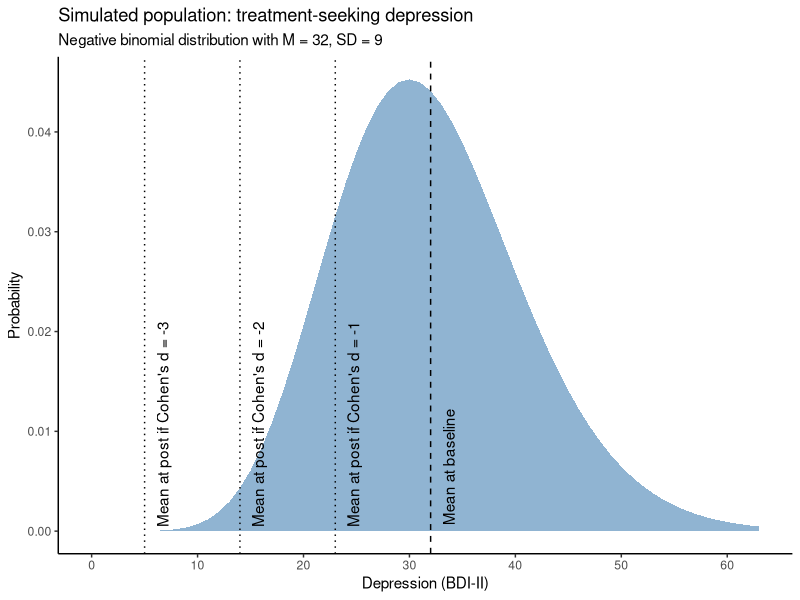
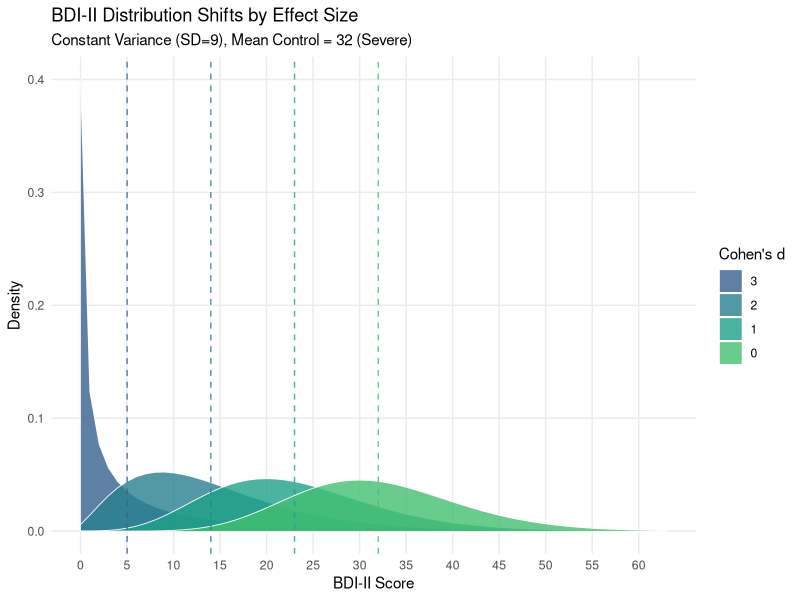

The R script that drew these images, in order: (Note: this script raises an error after producing the figures.)
## ---- chunk 1

knitr::opts_chunk$set(echo = TRUE, 
                      message = FALSE, 
                      warning = FALSE)

# disable scientific notation
options(scipen = 999) 

## ---- chunk 2

library(tidyverse)

mu_control <- 32
sigma_control <- 9
target_var <- sigma_control^2 
n_per_group <- 1000

# Calculate dispersion (size) for each group to keep SD constant at 8
theta_control <- round(mu_control^2 / (target_var - mu_control), 1)

plot_data <- tibble(x = 0:63) %>%
  mutate(
    Probability = dnbinom(x, mu = mu_control, size = theta_control)
  )

ggplot(plot_data, aes(x = x, y = Probability)) +
  geom_area(alpha = 0.6, position = "identity", fill = "steelblue") +
  # Vertical Lines
  geom_vline(xintercept = mu_control - sigma_control*0, linetype = "dashed", color = "grey0") +
  geom_vline(xintercept = mu_control - sigma_control*1, linetype = "dotted", color = "grey0") +
  geom_vline(xintercept = mu_control - sigma_control*2, linetype = "dotted", color = "grey0") +
  geom_vline(xintercept = mu_control - sigma_control*3, linetype = "dotted", color = "grey0") +
  # Annotations
  annotate("text", x = mu_control - sigma_control*0, y = 0, angle = 90, label = "Mean at baseline", vjust = 2, hjust = -.05) +
  annotate("text", x = mu_control - sigma_control*1, y = 0, angle = 90, label = "Mean at post if Cohen's d = -1", vjust = 2, hjust = -.02) +
  annotate("text", x = mu_control - sigma_control*2, y = 0, angle = 90, label = "Mean at post if Cohen's d = -2", vjust = 2, hjust = -.02) +
  annotate("text", x = mu_control - sigma_control*3, y = 0, angle = 90, label = "Mean at post if Cohen's d = -3", vjust = 2, hjust = -.02) +
  scale_y_continuous(breaks = scales::breaks_pretty(n = 5)) +
  scale_x_continuous(
    name = "Depression (BDI-II)",
    breaks = scales::breaks_pretty(n = 9),
    limits = c(0, 63)
  ) +
  theme_classic() +
  labs(title = "Simulated population: treatment-seeking depression",
       subtitle = "Negative binomial distribution with M = 32, SD = 9")


## ---- chunk 3

# Parameters
mu_control    <- 32
sigma_control <- 9
target_var    <- sigma_control^2
ds            <- c(0, 1, 2, 3) # Cohen's d values to simulate

# Generate distributions
plot_data <- ds %>%
  map_df(~{
    current_mu <- mu_control - (.x * sigma_control)
    # Calculate theta (size) to keep variance constant
    # Formula: size = mu^2 / (var - mu)
    current_theta <- current_mu^2 / (target_var - current_mu)
    
    tibble(
      x = 0:63,
      d = as.factor(.x),
      mu = current_mu,
      probability = dnbinom(x, mu = current_mu, size = current_theta)
    )
  })

# Plotting
ggplot(plot_data, aes(x = x, y = probability, fill = fct_rev(d))) +
  geom_area(alpha = 0.8, position = "identity", color = "white", size = 0.3) +
  # Vertical lines for group means
  geom_vline(aes(xintercept = mu, color = fct_rev(d)), 
             linetype = "dashed", alpha = 0.8, show.legend = FALSE) +
  #scale_fill_brewer(palette = "Blues", name = "Cohen's d") +
  #scale_color_brewer(palette = "Blues") +
  scale_color_viridis_d(begin = 0.3, end = 0.7) +
  scale_fill_viridis_d(begin = 0.3, end = 0.7, name = "Cohen's d") +
  scale_x_continuous(breaks = seq(0, 63, 5), limits = c(0, 63)) +
  labs(
    title = "BDI-II Distribution Shifts by Effect Size",
    subtitle = "Constant Variance (SD=9), Mean Control = 32 (Severe)",
    x = "BDI-II Score",
    y = "Density"
  ) +
  theme_minimal() +
  theme(panel.grid.minor = element_blank())

## ---- chunk 4

library(tidyverse)
library(furrr)
library(scales)

plan(multisession, workers = availableCores() - 1)
set.seed(42)

# shared plot theme
theme_set(
  theme_minimal(base_size = 12) +
    theme(
      panel.grid.minor = element_blank(),
      plot.title       = element_text(face = "bold", size = 13),
      plot.subtitle    = element_text(colour = "grey40", size = 10),
      strip.text       = element_text(face = "bold"),
      legend.position  = "right"
    )
)

scale_type_colours <- c(
  "symptom_clinical"  = "#d62728",
  "symptom_community" = "#ff7f0e",
  "trait"             = "#1f77b4",
  "wellbeing"         = "#2ca02c"
)

scale_type_labels <- c(
  "symptom_clinical"  = "Symptom (clinical)",
  "symptom_community" = "Symptom (community)",
  "trait"             = "Trait",
  "wellbeing"         = "Well-being"
)

## ---- chunk 5

#' Generate bounded random data using a beta distribution
#'
#' Produces a sample of n values on the interval [scale_min, scale_max]
#' whose expected mean and SD match the specified targets. This is achieved
#' by reparameterizing the beta distribution in terms of mean and variance
#' on the unit interval, then rescaling to the desired range.
#'
#' The beta distribution is used because it naturally produces data on a
#' bounded interval and can be parameterized to match a wide range of
#' distributional shapes (symmetric, left-skewed, right-skewed) depending
#' on the target mean and SD.
#'
#' Returns NULL if the target mean/SD combination is not achievable within
#' the beta distribution's constraints (i.e., when the variance exceeds
#' mu * (1 - mu) on the unit scale, or when the resulting shape parameters
#' are degenerate). This allows the simulation to gracefully skip
#' impossible parameter combinations.
#'
#' @param n       Integer. Number of observations to generate.
#' @param mean_val Numeric. Target mean on the [scale_min, scale_max] scale.
#' @param sd_val  Numeric. Target SD on the [scale_min, scale_max] scale.
#' @param scale_min Numeric. Lower bound of the scale.
#' @param scale_max Numeric. Upper bound of the scale.
#'
#' @return Numeric vector of length n, or NULL if parameters are degenerate.
rbounded <- function(n, mean_val, sd_val, scale_min, scale_max) {
  rng <- scale_max - scale_min
  mu <- (mean_val - scale_min) / rng
  sigma <- sd_val / rng
  var_ <- sigma^2
  if (var_ >= mu * (1 - mu)) return(NULL)
  phi <- mu * (1 - mu) / var_ - 1
  if (phi <= 0) return(NULL)
  a <- mu * phi; b <- (1 - mu) * phi
  if (a <= 0.01 | b <= 0.01) return(NULL)
  rbeta(n, a, b) * rng + scale_min
}


#' Compute Cohen's d with pooled standard deviation
#'
#' Calculates the standardized mean difference between two independent
#' groups using the pooled SD (square root of the weighted average of
#' the two group variances). This is the standard formulation used in
#' meta-analysis for between-group designs.
#'
#' Returns NA if the pooled SD is effectively zero (< 1e-10), which can
#' occur when data are extremely compressed near a boundary.
#'
#' @param x_treat Numeric vector. Treatment group scores.
#' @param x_ctrl  Numeric vector. Control group scores.
#'
#' @return Numeric scalar: (M_treat - M_ctrl) / SD_pooled.
cohens_d <- function(x_treat, x_ctrl) {
  n1 <- length(x_treat); n2 <- length(x_ctrl)
  sp <- sqrt(((n1 - 1) * var(x_treat) + (n2 - 1) * var(x_ctrl)) / (n1 + n2 - 2))
  if (sp < 1e-10) return(NA_real_)
  (mean(x_treat) - mean(x_ctrl)) / sp
}


#' Simulate a single replication of a two-group comparison
#'
#' Generates one pair of treatment and control group samples using
#' rbounded(), then computes Cohen's d. The direction parameter
#' determines which group is expected to score higher: for symptom
#' scales ("down"), the control group scores higher and d is computed
#' as control minus treatment; for well-being/trait scales ("up"),
#' d is computed as treatment minus control. This ensures d is always
#' positive when the treatment is effective.
#'
#' @param rep_id    Integer. Replication index (unused but included for
#'                  compatibility with map functions).
#' @param n_per     Integer. Sample size per group.
#' @param ctrl_mean Numeric. Control group population mean.
#' @param ctrl_sd   Numeric. Control group population SD.
#' @param treat_mean Numeric. Treatment group population mean.
#' @param treat_sd  Numeric. Treatment group population SD.
#' @param scale_min Numeric. Lower bound of the scale.
#' @param scale_max Numeric. Upper bound of the scale.
#' @param direction Character. "down" if treatment reduces scores
#'                  (symptom scales), "up" if treatment increases
#'                  scores (well-being/trait scales).
#'
#' @return Numeric scalar: observed Cohen's d for this replication,
#'         or NA if data generation failed.
sim_one_rep <- function(rep_id, n_per, ctrl_mean, ctrl_sd, treat_mean, treat_sd,
                        scale_min, scale_max, direction) {
  ctrl_data  <- rbounded(n_per, ctrl_mean, ctrl_sd, scale_min, scale_max)
  treat_data <- rbounded(n_per, treat_mean, treat_sd, scale_min, scale_max)
  if (is.null(ctrl_data) || is.null(treat_data)) return(NA_real_)
  if (direction == "down") cohens_d(ctrl_data, treat_data) else cohens_d(treat_data, ctrl_data)
}


#' Run a full simulation for one parameter condition
#'
#' Performs n_reps replications of the two-group comparison for a
#' single row of the parameter grid. Each replication generates fresh
#' samples and computes Cohen's d. The function then summarizes the
#' resulting sampling distribution by computing the mean, SD, and
#' several quantiles (P05, P95, P99) of the observed d values.
#'
#' The P95 and P99 are the key diagnostic quantities: they represent
#' the largest d values that could be observed at this sample size
#' purely through the combination of the true effect and sampling noise.
#'
#' Returns NULL if fewer than 100 valid replications were achieved
#' (indicating a near-degenerate parameter combination).
#'
#' @param cond_id   Integer. Row index into params_df identifying
#'                  which parameter combination to simulate.
#' @param params_df Data frame. The full parameter grid, with columns
#'                  including n_per_group, ctrl_mean, ctrl_sd,
#'                  treat_mean, treat_sd, scale_min, scale_max,
#'                  direction, and condition_id.
#' @param n_reps    Integer. Number of Monte Carlo replications.
#'
#' @return A single-row tibble with columns: condition_id,
#'         observed_d_mean, observed_d_sd, observed_d_p05,
#'         observed_d_p95, observed_d_p99, observed_d_max, n_valid.
#'         Returns NULL if < 100 valid replications.
run_condition <- function(cond_id, params_df, n_reps) {
  p <- params_df |> filter(condition_id == cond_id)
  
  ds <- map_dbl(seq_len(n_reps), \(r) {
    sim_one_rep(r,
                n_per      = p$n_per_group,
                ctrl_mean  = p$ctrl_mean,
                ctrl_sd    = p$ctrl_sd,
                treat_mean = p$treat_mean,
                treat_sd   = p$treat_sd,
                scale_min  = p$scale_min,
                scale_max  = p$scale_max,
                direction  = p$dir_code)
  })
  
  ds <- ds[!is.na(ds)]
  if (length(ds) < 100) return(NULL)
  
  tibble(
    condition_id    = cond_id,
    observed_d_mean = mean(ds),
    observed_d_sd   = sd(ds),
    observed_d_p05  = quantile(ds, 0.05),
    observed_d_p95  = quantile(ds, 0.95),
    observed_d_p99  = quantile(ds, 0.99),
    observed_d_max  = max(ds),
    n_valid         = length(ds)
  )
}

## ---- chunk 6

scales <- tribble(
  ~scale_type,          ~scale_name,            ~scale_min, ~scale_max, ~ctrl_mean, ~ctrl_sd,
  "symptom_clinical",   "BDI-II (clinical)",     0,         63,         25,         10.0,
  "symptom_clinical",   "PHQ-9 (clinical)",      0,         27,         14,          5.5,
  "symptom_community",  "PHQ-9 (community)",     0,         27,          3,          3.6,
  "symptom_community",  "BDI-II (community)",    0,         63,          8,          8.5,
  "symptom_clinical",   "CES-D (clinical)",      0,         60,         24,         10.0,
  "symptom_community",  "CES-D (community)",     0,         60,          9,          8.2,
  "wellbeing",          "SWLS",                  5,         35,         20,          6.2,
  "wellbeing",          "RSES (0-30)",           0,         30,         16,          5.3,
  "trait",              "PANAS-PA",             10,         50,         32,          7.0,
  "trait",              "STAI-Trait",           20,         80,         38,          9.8,
  "wellbeing",          "PSS-10",                0,         40,         17,          6.2,
  "trait",              "NEO-FFI Neuroticism",   0,         48,         19,          7.7,
) |>
  mutate(
    range      = scale_max - scale_min,
    range_sd   = range / ctrl_sd,
    avail_down = ctrl_mean - scale_min,
    avail_up   = scale_max - ctrl_mean
  )

scales |>
  mutate(scale_name = fct_reorder(scale_name, range_sd)) |>
  ggplot(aes(range_sd, scale_name)) +
  geom_vline(aes(xintercept = mean(range_sd)), linetype = "dotted") +
  geom_point() +
  scale_x_continuous(breaks = scales::breaks_pretty(n = 6),
                     name = "Max possible scale range as a proportion of SD") +
  theme_linedraw()

## ---- chunk 7

# Generate theoretical beta densities for each scale's control group
density_data <- scales |>
  mutate(
    # Beta parameters for control group
    mu    = (ctrl_mean - scale_min) / range,
    sigma = ctrl_sd / range,
    var_  = sigma^2,
    phi   = mu * (1 - mu) / var_ - 1,
    a     = mu * phi,
    b     = (1 - mu) * phi
  ) |>
  filter(a > 0.01, b > 0.01) |>
  # Generate density curves on original scale
  rowwise() |>
  mutate(
    dens = list({
      x_unit <- seq(0.001, 0.999, length.out = 500)
      x_raw  <- x_unit * range + scale_min
      y      <- dbeta(x_unit, a, b) / range  # rescale density to original units
      tibble(x = x_raw, y = y)
    })
  ) |>
  ungroup() |>
  unnest(dens)

density_data |>
  mutate(
    scale_type_label = scale_type_labels[scale_type],
    scale_type_label = factor(scale_type_label, levels = scale_type_labels)
  ) |>
  ggplot(aes(x = x, y = y)) +
  geom_area(aes(fill = scale_type), alpha = 0.25) +
  geom_line(aes(colour = scale_type), linewidth = 0.7) +
  # Mean marker
  geom_vline(
    data = scales |> mutate(
      scale_type_label = factor(scale_type_labels[scale_type], levels = scale_type_labels)
    ),
    aes(xintercept = ctrl_mean, colour = scale_type),
    linetype = "dashed", linewidth = 0.6
  ) +
  # Scale boundaries as solid vertical lines
  geom_vline(
    data = scales |> mutate(
      scale_type_label = factor(scale_type_labels[scale_type], levels = scale_type_labels)
    ),
    aes(xintercept = scale_min), colour = "grey30", linewidth = 0.3
  ) +
  geom_vline(
    data = scales |> mutate(
      scale_type_label = factor(scale_type_labels[scale_type], levels = scale_type_labels)
    ),
    aes(xintercept = scale_max), colour = "grey30", linewidth = 0.3
  ) +
  facet_wrap(~ scale_name, scales = "free", ncol = 4) +
  scale_colour_manual(values = scale_type_colours, labels = scale_type_labels, aesthetics = c("colour", "fill")) +
  labs(
    title    = "Control group score distributions for each scale archetype",
    subtitle = "Dashed line = control mean; vertical grey lines = scale boundaries. Note the x-axis varies by scale.",
    x = "Score",
    y = "Density",
    colour = "Scale type",
    fill   = "Scale type"
  )

## ---- chunk 8

# Pick one representative scale per type
representative_scales <- c(
  "symptom_clinical"  = "BDI-II (clinical)",
  "symptom_community" = "PHQ-9 (community)",
  "trait"             = "STAI-Trait",
  "wellbeing"         = "SWLS"
)

rep_scales_df <- scales |>
  filter(scale_name %in% representative_scales) |>
  mutate(
    mu    = (ctrl_mean - scale_min) / range,
    sigma = ctrl_sd / range,
    var_  = sigma^2,
    phi   = mu * (1 - mu) / var_ - 1,
    a     = mu * phi,
    b     = (1 - mu) * phi
  )

unit_density <- rep_scales_df |>
  rowwise() |>
  mutate(
    dens = list({
      x <- seq(0.001, 0.999, length.out = 500)
      y <- dbeta(x, a, b)
      tibble(x_unit = x, y = y)
    })
  ) |>
  ungroup() |>
  unnest(dens)

unit_density |>
  ggplot(aes(x = x_unit, y = y, colour = scale_name, fill = scale_name)) +
  geom_area(alpha = 0.12, position = "identity") +
  geom_line(linewidth = 0.9) +
  geom_vline(
    data = rep_scales_df,
    aes(xintercept = mu, colour = scale_name),
    linetype = "dashed", linewidth = 0.5
  ) +
  scale_x_continuous(labels = scales::percent_format(), breaks = seq(0, 1, 0.2)) +
  labs(
    title    = "Control group distributions on a common 0–1 scale",
    subtitle = "One representative scale per type; dashed = mean position within scale range",
    x = "Position within scale range (0 = minimum, 1 = maximum)",
    y = "Density",
    colour = "Scale",
    fill   = "Scale"
  )

## ---- chunk 9

# For each representative scale, generate treatment densities in both directions
effect_levels <- c(0.3, 0.6, 0.9)

shift_data <- rep_scales_df |>
  crossing(
    effect_proportion = effect_levels,
    direction = c("decrease", "increase")
  ) |>
  mutate(
    avail       = if_else(direction == "decrease",
                          ctrl_mean - scale_min,
                          scale_max - ctrl_mean),
    treat_mean  = if_else(direction == "decrease",
                          ctrl_mean - effect_proportion * avail,
                          ctrl_mean + effect_proportion * avail),
    dist_to_bnd = if_else(direction == "decrease",
                          treat_mean - scale_min,
                          scale_max - treat_mean),
    treat_sd    = ctrl_sd * sqrt(dist_to_bnd / avail),
    # Beta parameters for treatment group
    t_mu    = (treat_mean - scale_min) / range,
    t_sigma = treat_sd / range,
    t_var   = t_sigma^2,
    t_phi   = t_mu * (1 - t_mu) / t_var - 1,
    t_a     = t_mu * t_phi,
    t_b     = (1 - t_mu) * t_phi
  ) |>
  filter(t_a > 0.01, t_b > 0.01, !is.na(treat_sd), treat_sd >= 0.5)

# Add control row (direction-neutral)
ctrl_row <- rep_scales_df |>
  mutate(
    effect_proportion = 0,
    direction = "control",
    treat_mean = ctrl_mean,
    treat_sd = ctrl_sd,
    t_mu = mu, t_sigma = sigma, t_var = var_,
    t_phi = phi, t_a = a, t_b = b,
    avail = NA_real_, dist_to_bnd = NA_real_
  )

shift_all <- bind_rows(shift_data, ctrl_row)

shift_densities <- shift_all |>
  rowwise() |>
  mutate(
    dens = list({
      x_raw <- seq(scale_min + 0.01, scale_max - 0.01, length.out = 500)
      x_unit <- (x_raw - scale_min) / range
      y <- dbeta(x_unit, t_a, t_b) / range
      tibble(x = x_raw, y = y)
    })
  ) |>
  ungroup() |>
  unnest(dens) |>
  mutate(
    ep_label = case_when(
      direction == "control"  ~ "Control",
      direction == "decrease" ~ paste0("Decrease ", effect_proportion * 100, "%"),
      direction == "increase" ~ paste0("Increase ", effect_proportion * 100, "%")
    ),
    ep_label = fct_relevel(ep_label, "Decrease 90%", "Decrease 60%", "Decrease 30%",
                           "Control", "Increase 30%", "Increase 60%", "Increase 90%")
  )

shift_colours <- c(
  "Decrease 90%" = "#b2182b", "Decrease 60%" = "#d6604d", "Decrease 30%" = "#f4a582",
  "Control"      = "grey40",
  "Increase 30%" = "#92c5de", "Increase 60%" = "#4393c3", "Increase 90%" = "#2166ac"
)

shift_densities |>
  ggplot(aes(x = x, y = y, colour = ep_label, fill = ep_label)) +
  geom_area(alpha = 0.08, position = "identity") +
  geom_line(linewidth = 0.7) +
  facet_wrap(~ scale_name, scales = "free", ncol = 2) +
  scale_colour_manual(values = shift_colours) +
  scale_fill_manual(values = shift_colours) +
  labs(
    title    = "Treatment shifts in both directions: decrease (red) and increase (blue)",
    subtitle = "Control in grey; 30/60/90% of available room. Note the asymmetry in available room.",
    x = "Score",
    y = "Density",
    colour = NULL,
    fill   = NULL
  )

## ---- chunk 10

avail_plot_data <- scales |>
  mutate(
    ctrl_prop  = (ctrl_mean - scale_min) / range,
    down_prop  = avail_down / range,
    up_prop    = avail_up / range,
    scale_name = fct_reorder(scale_name, ctrl_prop)
  )

avail_plot_data |>
  ggplot(aes(y = scale_name)) +
  # Full range background
  geom_segment(aes(x = 0, xend = 1, yend = scale_name),
               colour = "grey85", linewidth = 7) +
  # Room to decrease (left of mean, toward floor)
  geom_segment(aes(x = 0, xend = ctrl_prop, yend = scale_name),
               colour = "#d62728", linewidth = 7, alpha = 0.35) +
  # Room to increase (right of mean, toward ceiling)
  geom_segment(aes(x = ctrl_prop, xend = 1, yend = scale_name),
               colour = "#1f77b4", linewidth = 7, alpha = 0.35) +
  # Control mean marker
  geom_point(aes(x = ctrl_prop), shape = "|", size = 5, colour = "black") +
  # Arrows in both directions
  geom_segment(
    aes(x = ctrl_prop, xend = pmax(ctrl_prop - down_prop * 0.8, 0.01), yend = scale_name),
    arrow = arrow(length = unit(0.12, "cm"), type = "closed"),
    colour = "#d62728", linewidth = 0.5
  ) +
  geom_segment(
    aes(x = ctrl_prop, xend = pmin(ctrl_prop + up_prop * 0.8, 0.99), yend = scale_name),
    arrow = arrow(length = unit(0.12, "cm"), type = "closed"),
    colour = "#1f77b4", linewidth = 0.5
  ) +
  # Percentage labels
  geom_text(aes(x = -0.02, label = sprintf("↓%.0f%%", down_prop * 100)),
            hjust = 1, size = 2.8, colour = "#d62728") +
  geom_text(aes(x = 1.02, label = sprintf("↑%.0f%%", up_prop * 100)),
            hjust = 0, size = 2.8, colour = "#1f77b4") +
  scale_x_continuous(labels = scales::percent_format(), limits = c(-0.12, 1.12),
                     breaks = seq(0, 1, 0.25)) +
  labs(
    title    = "Available room for treatment effects: both directions",
    subtitle = "Red (left) = room to decrease scores; blue (right) = room to increase. Black tick = control mean.",
    x = "Position within scale range",
    y = NULL
  )

## ---- chunk 11

params <- scales |>
  crossing(
    direction         = c("decrease", "increase"),
    effect_proportion = seq(0.1, 0.9, by = 0.1),
    n_per_group       = c(10, 15, 20, 25, 30, 40, 50, 100, 200)
  ) |>
  mutate(
    avail = if_else(direction == "decrease", avail_down, avail_up),
    treat_mean = if_else(direction == "decrease",
                         ctrl_mean - effect_proportion * avail,
                         ctrl_mean + effect_proportion * avail),
    dist_to_bound = if_else(direction == "decrease",
                            treat_mean - scale_min,
                            scale_max - treat_mean),
    treat_sd = ctrl_sd * sqrt(dist_to_bound / avail),
    # internal direction code for sim_one_rep
    dir_code = if_else(direction == "decrease", "down", "up")
  ) |>
  filter(!is.na(treat_sd), treat_sd >= 0.5, avail >= 0.5) |>
  mutate(
    pooled_sd_approx = sqrt((ctrl_sd^2 + treat_sd^2) / 2),
    true_d           = abs(treat_mean - ctrl_mean) / pooled_sd_approx,
    condition_id     = row_number()
  )

cat(sprintf("Total conditions: %d (%d decrease, %d increase)\n",
            nrow(params),
            sum(params$direction == "decrease"),
            sum(params$direction == "increase")))

## ---- chunk 12

n_reps <- 10000

cat(sprintf("Parameter grid: %d conditions x %d reps = %d total sims\n",
            nrow(params), n_reps, nrow(params) * n_reps))

cat("Running simulation with", availableCores() - 1, "workers...\n")


if(file.exists("results.rds") && "direction" %in% names(read_rds("results.rds"))){
  results <- read_rds("results.rds")
} else {
  sim_results <- future_map(
    params$condition_id,
    \(cid) run_condition(cid, params, n_reps),
    .options = furrr_options(seed = TRUE),
    .progress = TRUE
  ) |>
    compact() |>
    list_rbind()
  
  # Join back to parameters
  results <- params |>
    inner_join(sim_results, by = "condition_id")
  
  write_rds(results, "results.rds")
}

cat(sprintf("\nSimulation complete: %d conditions with valid results\n", nrow(results)))

## ---- chunk 13

max_per_scale <- results |>
  filter(n_per_group == 200) |>
  group_by(scale_name, scale_type, direction, range, range_sd) |>
  summarise(
    max_true_d = max(true_d),
    max_mean_d = max(observed_d_mean),
    max_p95_d  = max(observed_d_p95),
    multiplier = max(observed_d_mean) / first(range_sd),
    mult_p95   = max(observed_d_p95) / first(range_sd),
    .groups = "drop"
  ) |>
  arrange(desc(max_p95_d))

max_per_scale |>
  print(n = 30, width = 150)

## ---- chunk 14

max_per_scale |>
  mutate(
    label = paste0(scale_name, " (", direction, ")"),
    label = fct_reorder(label, max_p95_d)
  ) |>
  ggplot(aes(y = label)) +
  # P95 bar (full extent)
  geom_col(aes(x = max_p95_d, fill = scale_type), alpha = 0.4, width = 0.7) +
  # Mean d bar (inner, darker)
  geom_col(aes(x = max_mean_d, fill = scale_type), width = 0.5) +
  # Labels
  geom_text(aes(x = max_p95_d, label = sprintf("%.1f", max_p95_d)),
            hjust = -0.15, size = 3, colour = "grey30") +
  geom_text(aes(x = max_mean_d, label = sprintf("%.1f", max_mean_d)),
            hjust = 1.15, size = 2.8, colour = "white", fontface = "bold") +
  scale_fill_manual(values = scale_type_colours, labels = scale_type_labels) +
  labs(
    title    = "Maximum achievable SMD per scale and direction (N = 200 per group)",
    subtitle = "Dark bar = mean d; light extension = 95th percentile observed d",
    x = "Cohen's d",
    y = NULL,
    fill = "Scale type"
  ) +
  coord_cartesian(xlim = c(0, max(max_per_scale$max_p95_d) * 1.12))

## ---- chunk 15

max_per_scale2 <- results |>
  filter(n_per_group == 25) |>
  group_by(scale_name, scale_type, direction, range, range_sd) |>
  summarise(
    max_true_d = max(true_d),
    max_mean_d = max(observed_d_mean),
    max_p95_d  = max(observed_d_p95),
    multiplier = max(observed_d_mean) / first(range_sd),
    mult_p95   = max(observed_d_p95) / first(range_sd),
    .groups = "drop"
  ) |>
  arrange(desc(max_p95_d))

max_per_scale2 |>
  print(n = 30, width = 150)

## ---- chunk 16

max_per_scale2 |>
  mutate(
    label = paste0(scale_name, " (", direction, ")"),
    label = fct_reorder(label, max_p95_d)
  ) |>
  ggplot(aes(y = label)) +
  # P95 bar (full extent)
  geom_col(aes(x = max_p95_d, fill = scale_type), alpha = 0.4, width = 0.7) +
  # Mean d bar (inner, darker)
  geom_col(aes(x = max_mean_d, fill = scale_type), width = 0.5) +
  # Labels
  geom_text(aes(x = max_p95_d, label = sprintf("%.1f", max_p95_d)),
            hjust = -0.15, size = 3, colour = "grey30") +
  geom_text(aes(x = max_mean_d, label = sprintf("%.1f", max_mean_d)),
            hjust = 1.15, size = 2.8, colour = "white", fontface = "bold") +
  scale_fill_manual(values = scale_type_colours, labels = scale_type_labels) +
  labs(
    title    = "Maximum achievable SMD per scale and direction (N = 25 per group)",
    subtitle = "Dark bar = mean d; light extension = 95th percentile observed d",
    x = "Cohen's d",
    y = NULL,
    fill = "Scale type"
  ) +
  coord_cartesian(xlim = c(0, max(max_per_scale$max_p95_d) * 1.12))

## ---- chunk 17

max_by_n <- results |>
  group_by(scale_name, scale_type, direction, range_sd, n_per_group) |>
  summarise(
    max_mean_d = max(observed_d_mean),
    max_p95_d  = max(observed_d_p95),
    max_p99_d  = max(observed_d_p99),
    .groups = "drop"
  )

max_by_n |>
  select(scale_name, direction, range_sd, n_per_group, max_p95_d) |>
  pivot_wider(names_from = n_per_group, values_from = max_p95_d, names_prefix = "n_") |>
  arrange(direction, desc(range_sd)) |>
  print(n = 30, width = 150)

## ---- chunk 18

max_by_n |>
  mutate(
    label = paste0(scale_name, " (", direction, ")"),
    label = fct_reorder(label, max_p95_d, .fun = max)
  ) |>
  ggplot(aes(x = n_per_group, y = max_p95_d, colour = label, linetype = direction)) +
  geom_line(linewidth = 0.7) +
  geom_point(size = 1.5) +
  facet_wrap(~ scale_type, scales = "free_y",
             labeller = labeller(scale_type = scale_type_labels)) +
  scale_x_continuous(trans = "log10", breaks = c(10, 20, 50, 100, 200)) +
  scale_linetype_manual(values = c("decrease" = "solid", "increase" = "dashed")) +
  labs(
    title    = "Maximum P95 observed d by sample size and direction",
    subtitle = "Solid = decrease; dashed = increase. Faceted by scale type.",
    x = "N per group (log scale)",
    y = "Max P95 observed d",
    colour = "Scale × direction",
    linetype = "Direction"
  ) +
  theme(legend.position = "right", legend.text = element_text(size = 7))

## ---- chunk 19

mult_summary <- max_by_n |>
  mutate(mult_p95 = max_p95_d / range_sd) |>
  group_by(scale_type, direction, n_per_group) |>
  summarise(
    mean_mult_p95 = mean(mult_p95),
    .groups = "drop"
  )

mult_summary |>
  pivot_wider(names_from = n_per_group, values_from = mean_mult_p95, names_prefix = "n_") |>
  arrange(direction, scale_type) |>
  print(n = 20, width = 120)

## ---- chunk 20

mult_summary |>
  ggplot(aes(x = n_per_group, y = mean_mult_p95, colour = scale_type,
             linetype = direction)) +
  geom_line(linewidth = 1) +
  geom_point(aes(shape = direction), size = 2.5) +
  scale_x_continuous(trans = "log10", breaks = c(10, 20, 50, 100, 200)) +
  scale_colour_manual(values = scale_type_colours, labels = scale_type_labels) +
  scale_linetype_manual(values = c("decrease" = "solid", "increase" = "dashed")) +
  scale_shape_manual(values = c("decrease" = 16, "increase" = 17)) +
  labs(
    title    = "P95 Multiplier: Range/SD ratio → max plausible SMD",
    subtitle = "Solid/circle = decrease; dashed/triangle = increase",
    x = "N per group (log scale)",
    y = "Multiplier (max P95 d / Range:SD)",
    colour   = "Scale type",
    linetype = "Direction",
    shape    = "Direction"
  ) +
  coord_cartesian(ylim = c(0, NA))

## ---- chunk 21

red_flag <- max_by_n |>
  group_by(scale_type, direction, n_per_group) |>
  summarise(
    mean_p95 = mean(max_p95_d),
    min_p95  = min(max_p95_d),
    max_p95  = max(max_p95_d),
    .groups = "drop"
  )

red_flag |>
  print(n = 30, width = 120)

## ---- chunk 22

red_flag |>
  ggplot(aes(x = n_per_group, colour = scale_type, fill = scale_type,
             linetype = direction)) +
  geom_ribbon(aes(ymin = min_p95, ymax = max_p95, group = interaction(scale_type, direction)),
              alpha = 0.1, colour = NA) +
  geom_line(aes(y = mean_p95), linewidth = 1.2) +
  geom_point(aes(y = mean_p95, shape = direction), size = 2.5) +
  scale_x_continuous(trans = "log10", breaks = c(10, 20, 50, 100, 200)) +
  scale_colour_manual(values = scale_type_colours, labels = scale_type_labels) +
  scale_fill_manual(values = scale_type_colours, labels = scale_type_labels) +
  scale_linetype_manual(values = c("decrease" = "solid", "increase" = "dashed")) +
  scale_shape_manual(values = c("decrease" = 16, "increase" = 17)) +
  geom_hline(yintercept = 2.0, linetype = "dotted", colour = "grey50") +
  annotate("text", x = 180, y = 2.2, label = "d = 2.0", colour = "grey50", size = 3.5) +
  labs(
    title    = "Red flag thresholds: max plausible P95 observed d",
    subtitle = "Solid/circle = decrease; dashed/triangle = increase. Band = range across scales within type.",
    x = "N per group (log scale)",
    y = "Max plausible P95 SMD",
    colour = "Scale type",
    fill   = "Scale type",
    linetype = "Direction",
    shape    = "Direction"
  ) +
  coord_cartesian(ylim = c(0, NA))

## ---- chunk 23

selected_scales <- c("PHQ-9 (clinical)", "BDI-II (clinical)", "SWLS",
                      "STAI-Trait", "PHQ-9 (community)", "CES-D (community)")

results |>
  filter(
    scale_name %in% selected_scales,
    n_per_group %in% c(20, 50, 200)
  ) |>
  mutate(
    n_label    = paste("N =", n_per_group),
    n_label    = fct_reorder(n_label, n_per_group),
    facet_label = paste0(scale_name, " (", direction, ")"),
    scale_name_f = factor(scale_name, levels = selected_scales)
  ) |>
  ggplot(aes(x = effect_proportion, colour = n_label, fill = n_label)) +
  geom_ribbon(aes(ymin = observed_d_p95, ymax = observed_d_p99), alpha = 0.12, colour = NA) +
  geom_line(aes(y = observed_d_p95), linewidth = 1) +
  geom_point(aes(y = observed_d_p95), size = 1.5) +
  geom_line(aes(y = observed_d_mean), linewidth = 0.5, linetype = "dotted", alpha = 0.5) +
  facet_grid(direction ~ scale_name_f, scales = "free_y") +
  scale_colour_brewer(palette = "Set1") +
  scale_fill_brewer(palette = "Set1") +
  labs(
    title    = "P95 observed d as treatment effect proportion increases",
    subtitle = "Solid = P95; dotted = mean d; shaded band = P95 to P99. Rows = direction.",
    x = "Effect proportion (fraction of available room used)",
    y = "Cohen's d",
    colour = "Sample size",
    fill   = "Sample size"
  )

## ---- chunk 24

# At max effect proportion per scale × direction
max_props <- results |>
  filter(n_per_group == 200) |>
  group_by(scale_name, direction) |>
  summarise(max_ep = max(effect_proportion), .groups = "drop")

noise_data <- results |>
  inner_join(max_props, by = c("scale_name", "direction")) |>
  filter(effect_proportion == max_ep)

p_a <- noise_data |>
  filter(scale_name %in% selected_scales) |>
  mutate(label = paste0(scale_name, " (", direction, ")")) |>
  ggplot(aes(x = n_per_group, y = observed_d_sd,
             colour = scale_type, linetype = direction, group = label)) +
  geom_line(linewidth = 0.8) +
  geom_point(size = 2) +
  scale_x_continuous(trans = "log10", breaks = c(10, 20, 50, 100, 200)) +
  scale_colour_manual(values = scale_type_colours, labels = scale_type_labels) +
  scale_linetype_manual(values = c("decrease" = "solid", "increase" = "dashed")) +
  labs(
    title = "A. Sampling variability of d",
    x = "N per group", y = "SD of observed d",
    colour = "Scale type", linetype = "Direction"
  ) +
  theme(legend.position = "none")

p_b <- noise_data |>
  filter(scale_name %in% selected_scales) |>
  mutate(
    inflation = observed_d_p95 / observed_d_mean,
    label = paste0(scale_name, " (", direction, ")")
  ) |>
  ggplot(aes(x = n_per_group, y = inflation,
             colour = scale_type, linetype = direction, group = label)) +
  geom_line(linewidth = 0.8) +
  geom_point(size = 2) +
  geom_hline(yintercept = 1.0, linetype = "dotted", colour = "grey50") +
  scale_x_continuous(trans = "log10", breaks = c(10, 20, 50, 100, 200)) +
  scale_colour_manual(values = scale_type_colours, labels = scale_type_labels) +
  scale_linetype_manual(values = c("decrease" = "solid", "increase" = "dashed")) +
  labs(
    title = "B. P95 / Mean d ratio",
    x = "N per group", y = "P95 / Mean ratio",
    colour = "Scale type", linetype = "Direction"
  )

# Combine
library(patchwork)
p_a + p_b +
  plot_annotation(
    title    = "Small-sample noise inflation of observed SMDs",
    subtitle = "Solid = decrease; dashed = increase. At max simulated effect level."
  ) +
  plot_layout(guides = "collect") &
  theme(legend.position = "right")

## ---- chunk 25

max_by_n |>
  filter(n_per_group %in% c(20, 50, 200)) |>
  mutate(
    label   = paste0(scale_name, " (", direction, ")"),
    label   = fct_reorder(label, max_p95_d, .fun = max),
    n_label = paste("N =", n_per_group),
    n_label = fct_reorder(n_label, n_per_group)
  ) |>
  ggplot(aes(y = label)) +
  # P99 bar (lightest, full extent)
  geom_col(aes(x = max_p99_d, fill = scale_type), width = 0.7, alpha = 0.2) +
  # P95 bar (medium)
  geom_col(aes(x = max_p95_d, fill = scale_type), width = 0.7, alpha = 0.5) +
  # Mean d bar (darkest, innermost)
  geom_col(aes(x = max_mean_d, fill = scale_type), width = 0.7, alpha = 1.0) +
  # Value labels
  geom_text(aes(x = max_p99_d,
                label = sprintf("%.1f | %.1f | %.1f", max_mean_d, max_p95_d, max_p99_d)),
            hjust = -0.05, size = 2, colour = "grey40") +
  facet_wrap(~ n_label, ncol = 3) +
  scale_fill_manual(values = scale_type_colours, labels = scale_type_labels) +
  labs(
    title    = "Maximum plausible SMDs: mean d, P95, and P99",
    subtitle = "Darkest = mean d; medium = P95; lightest = P99. Labels show mean | P95 | P99.",
    x = "Cohen's d",
    y = NULL,
    fill = "Scale type"
  ) +
  coord_cartesian(xlim = c(0, max(max_by_n$max_p99_d) * 1.3))

## ---- chunk 26

max_by_n |>
  filter(n_per_group %in% c(20, 50, 200)) |>
  mutate(n_label = paste("N =", n_per_group)) |>
  ggplot(aes(x = range_sd, y = max_p95_d, colour = scale_type,
             shape = direction)) +
  geom_point(size = 3, alpha = 0.7) +
  # Reference lines for multipliers
  geom_abline(slope = 0.15, intercept = 0, linetype = "dotted",  colour = "grey60") +
  geom_abline(slope = 0.35, intercept = 0, linetype = "dotted",  colour = "grey60") +
  geom_abline(slope = 0.55, intercept = 0, linetype = "solid",   colour = "grey60", linewidth = 0.3) +
  geom_abline(slope = 0.75, intercept = 0, linetype = "dotted",  colour = "grey60") +
  geom_abline(slope = 0.95, intercept = 0, linetype = "dotted",  colour = "grey60") +
  # Multiplier labels
  annotate("text", x = 7.6, y = 0.15 * 7.6 + 0.15, label = "×0.15", colour = "grey50", size = 3) +
  annotate("text", x = 7.6, y = 0.35 * 7.6 + 0.15, label = "×0.35", colour = "grey50", size = 3) +
  annotate("text", x = 7.6, y = 0.55 * 7.6 + 0.15, label = "×0.55", colour = "grey50", size = 3) +
  annotate("text", x = 7.6, y = 0.75 * 7.6 + 0.15, label = "×0.75", colour = "grey50", size = 3) +
  annotate("text", x = 7.6, y = 0.95 * 7.6 + 0.15, label = "×0.95", colour = "grey50", size = 3) +
  scale_colour_manual(values = scale_type_colours, labels = scale_type_labels) +
  scale_shape_manual(values = c("decrease" = 16, "increase" = 17)) +
  facet_wrap(~ n_label) +
  labs(
    title    = "Range/SD ratio vs maximum plausible P95 observed d",
    subtitle = "Circle = decrease; triangle = increase. Same Range/SD → very different ceilings by direction.",
    x = "Range / SD ratio",
    y = "Max P95 observed d",
    colour = "Scale type",
    shape  = "Direction"
  )

## ---- chunk 27

# write_csv(results, "max_smd_simulation_results.csv")
# write_csv(max_by_n, "max_smd_by_scale_and_n.csv")
